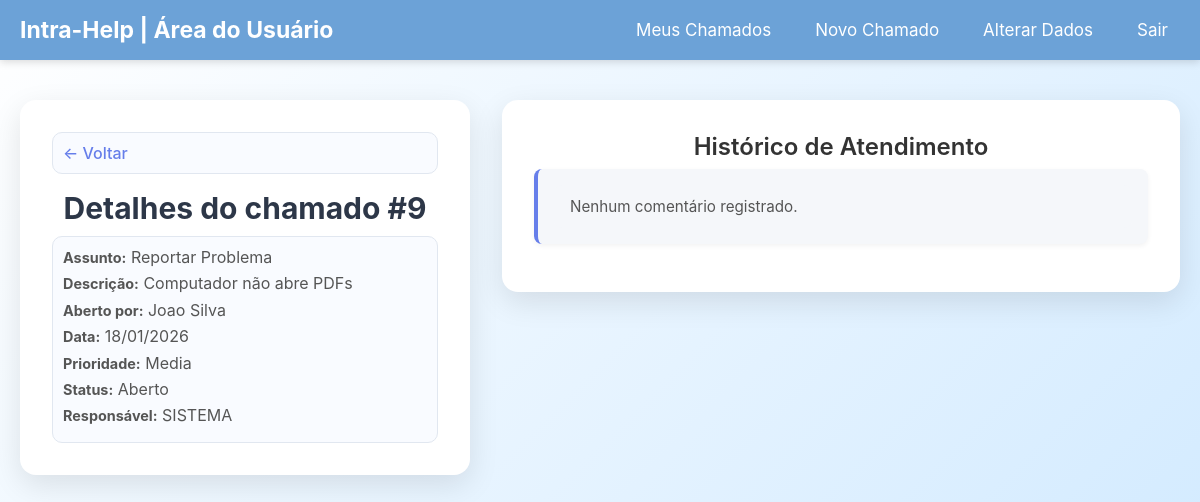
The page /views/verChamado.php?id=9 (signed in) on the database as committed earlier.
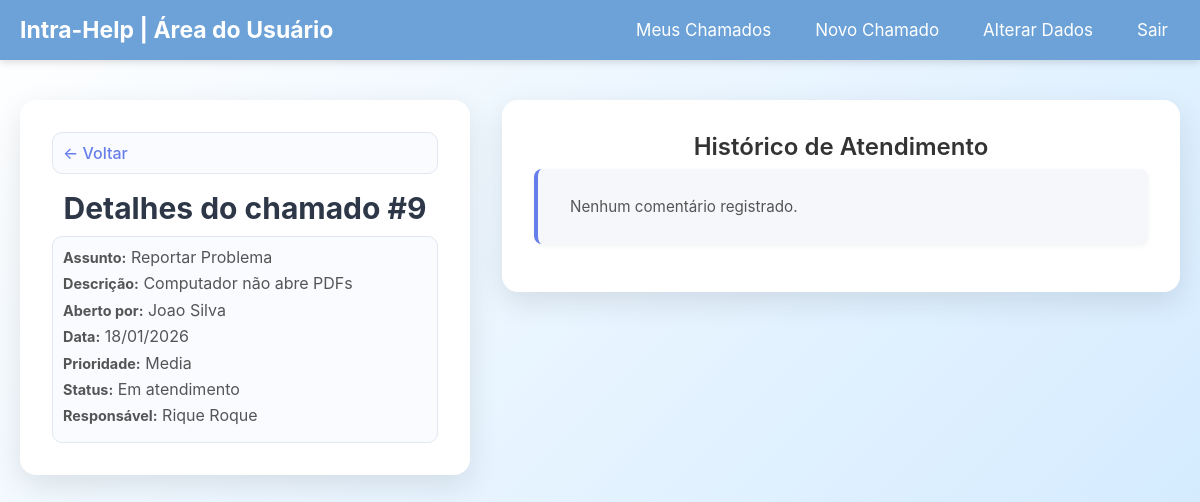
The same page on the database as committed later.
### tables this page shows
CREATE TABLE "chamados" (
	"numero"	INTEGER NOT NULL,
	"solicitante_id"	INTEGER NOT NULL,
	"descricao"	TEXT NOT NULL,
	"responsavel_id"	INTEGER DEFAULT 1,
	"status"	TEXT DEFAULT "Aberto",
	"data_criacao"	TEXT DEFAULT current_timestamp, titulo text default "Reportar Problema", prioridade text default "Baixa",
	PRIMARY KEY("numero"),
	CONSTRAINT "fk_responsavel" FOREIGN KEY("responsavel_id") REFERENCES "usuarios"("usuario_id"),
	CONSTRAINT "fk_solicitante" FOREIGN KEY("solicitante_id") REFERENCES "usuarios"("usuario_id")
);

### models/chamados.php (called while the page is built, shortened)
<?php
function chamadoPorId($idChamado){
    $pdo = conectarDB();
    $sql = "SELECT c.numero, u.nome as solicitante, c.descricao, us.nome as responsavel, c.status, c.data_criacao, c.prioridade, c.titulo
            FROM chamados c
            INNER JOIN usuarios u
            ON solicitante_id = u.usuario_id
            INNER JOIN usuarios us
            ON responsavel_id = us.usuario_id
            WHERE c.numero = :numero;";
    $stmt = $pdo->prepare($sql);
    $stmt->execute(
        [":numero"=> $idChamado]
    );
    return $stmt->fetch(PDO::FETCH_ASSOC);
}

### views/VerChamado.php (the view, shortened to what this page needs)
<?php
require_once dirname(__DIR__) . '/models/chamados.php';
$idChamado = htmlspecialchars($_GET['id']);
$meuChamado = chamadoPorId($idChamado);
$funcionarios = todosColaboradores();
$comentarios = comentariosPorIdChamado($idChamado);
?>
<!DOCTYPE html>
<html lang="pt-br">
<head>
    <link rel="stylesheet" href="../theme.css">
    <link rel="stylesheet" href="../style.css">
    <link rel="stylesheet" href="../forms.css">
    <link rel="stylesheet" href="verChamado.css">
</head>
<body>
<?php include 'menu.php'; ?>
<div class="main-content">
<div class="view-wrapper">
    <div class="container">
        <div class="back_arrow_container">
            <a href="javascript:history.back()" class="back_arrow">
                ← Voltar
            </a>
        </div>
        <h1>Detalhes do chamado #<?= $meuChamado['numero'] ?></h1>
        <div>
            <div class="form-group">
                <div>
                    <p><strong>Assunto:</strong> <?= htmlspecialchars($meuChamado['titulo']) ?></p>
                    <p><strong>Descrição:</strong> <?= htmlspecialchars($meuChamado['descricao']) ?></p>
                    <p><strong>Aberto por:</strong> <?= htmlspecialchars($meuChamado['solicitante']) ?></p>
                    <p><strong>Data:</strong> <?= date('d/m/Y', strtotime($meuChamado['data_criacao'])) ?></p>
                </div>
            </div>
            <?php if ($funcao === 'Funcionario'): ?>
                <form action="../controllers/backend.php" method="POST">
                    <input type="hidden" name="acao" value="atualizarChamado">
                    <input type="hidden" name="chamado_id" value="<?= $meuChamado['numero'] ?>">
                    <div class="form-group">
                        <label>Prioridade</label>
                        <select name="prioridade">
                            <option value="Baixa" <?= $meuChamado['prioridade'] == 'Baixa' ? 'selected' : '' ?>>Baixa</option>
                            <option value="Media" <?= $meuChamado['prioridade'] == 'Media' ? 'selected' : '' ?>>Média</option>
                            <option value="Alta" <?= $meuChamado['prioridade'] == 'Alta' ? 'selected' : '' ?>>Alta</option>
                        </select>
                    </div>
                    <div class="form-group">
                        <label>Status</label>
                        <select name="status">
                            <option value="Aberto" <?= $meuChamado['status'] == 'Aberto' ? 'selected' : '' ?>>Aberto</option>
                            <option value="Em atendimento" <?= $meuChamado['status'] == 'Em atendimento' ? 'selected' : '' ?>>Em atendimento</option>
                            <option value="Encerrado" <?= $meuChamado['status'] == 'Encerrado' ? 'selected' : '' ?>>Encerrado</option>
                        </select>
                    </div>
                    <div class="form-group">
                        <label>Responsável</label>
                        <select name="responsavel_id">
                            <?php foreach($funcionarios as $f): ?>
                            <option value="<?= $f['usuario_id'] ?>" <?= $meuChamado['responsavel'] == $f['nome'] ? 'selected' : '' ?>>
                                <?= htmlspecialchars($f['nome']) ?>
                            </option>
                            <?php endforeach; ?>
                        </select>
                    </div>
                    <div class="form-group">
                        <label for="comentario">Comentário de Atendimento</label>
                        <textarea id="comentario" name="comentario" rows="4" placeholder="Descreva o progresso ou solução..."></textarea>
                    </div>
                    <button type="submit" class="btn">Atualizar Chamado</button>
                </form>
            <?php else: ?>
                <div class="form-group">
                    <p><strong>Prioridade:</strong> <?= $meuChamado['prioridade'] ?></p>
                    <p><strong>Status:</strong> <?= $meuChamado['status'] ?></p>
                    <p><strong>Responsável:</strong> <?= $meuChamado['responsavel'] ?></p>
                </div>
            <?php endif; ?>
        </div>
    </div>
     <div class="comments-container">
            <h2>Histórico de Atendimento</h2>
            <?php if (empty($comentarios)): ?>
                <div class="comment-card">
                    <p class="no-comments">Nenhum comentário registrado.</p>
                </div>
            <?php endif; ?>
        </div>
</div>
</div>
</body>
</html>

Rows that differ between the two databases and show on the page:
changed chamados "Reportar Problema": status "Aberto" → "Em atendimento"
Other text that changed with them:
$meuChamado['responsavel']: "SISTEMA" → "Rique Roque"
